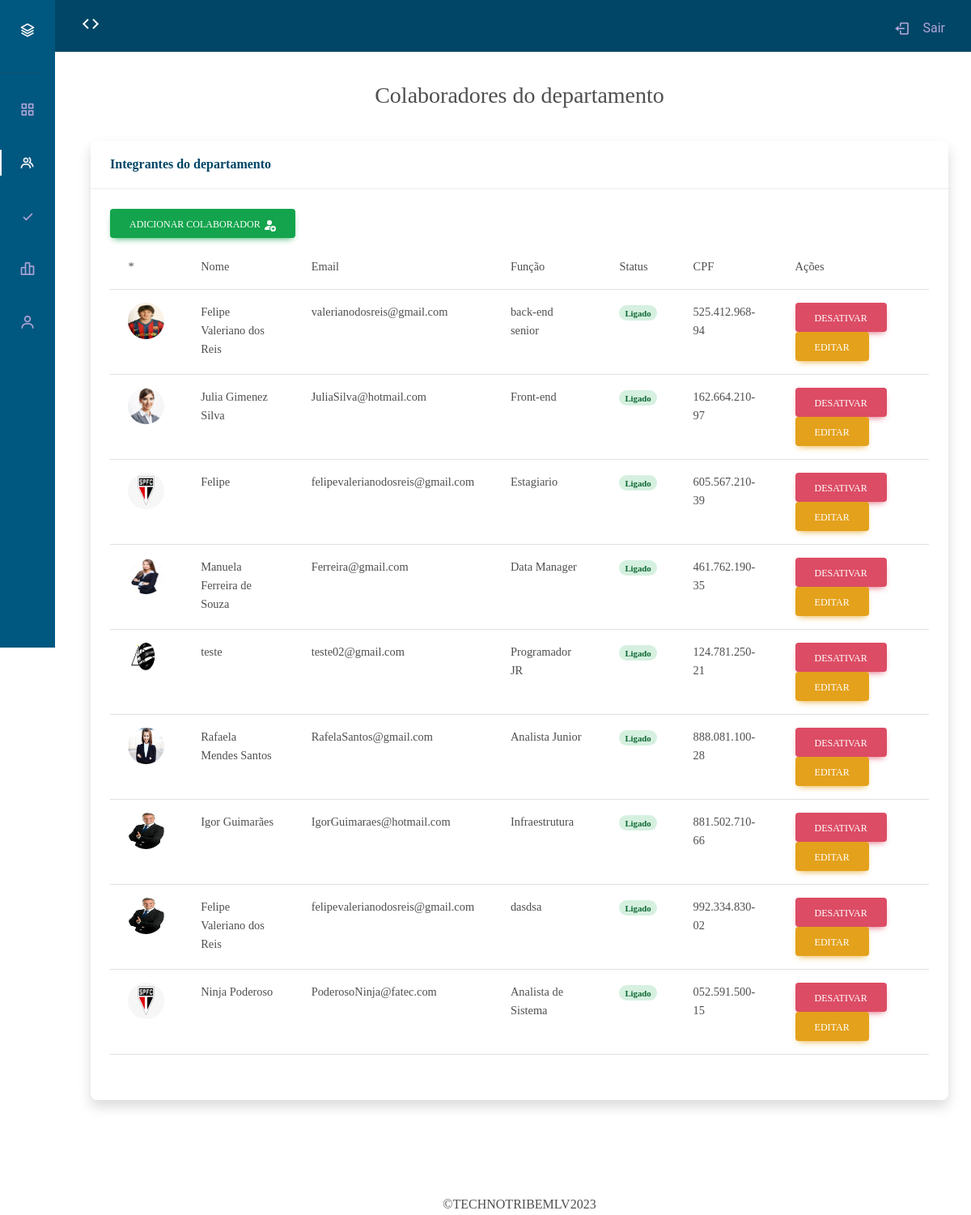
Page /GESTOR/COLEGAS/colegas.php (signed in) on the committed database.
### tables this page shows
CREATE TABLE `tb_colaborador` (
  `idTB_Colaborador` int NOT NULL,
  `TB_Gestor_idTB_Gestor` int NOT NULL,
  `Colaborador_Nome` varchar(30) DEFAULT NULL,
  `Colaborador_CPF` varchar(14) DEFAULT NULL,
  `Colaborador_Email` varchar(35) DEFAULT NULL,
  `Colaborador_Nascimento` date DEFAULT NULL,
  `Colaborador_Telefone` varchar(15) DEFAULT NULL,
  `Colaborador_Adimissao` date DEFAULT NULL,
  `Colaborador_Senha` varchar(25) DEFAULT NULL,
  `Colaborador_Status` tinyint(1) DEFAULT NULL,
  `Colaborador_Foto` varchar(255) DEFAULT NULL,
  `Colaborador_Funcao` varchar(20) DEFAULT NULL
);

### GESTOR/COLEGAS/colegas.php (the view, shortened to what this page needs)
<?php
include '../../ConexaoPHP/conexao.php';
$cpf = $_SESSION['cpf'];
$procedure = "select idTB_Gestor, Gestor_Foto from TB_Gestor where Gestor_CPF = '$cpf'";
$sql = mysqli_query($conn, $procedure) or die(mysqli_error($conn));
while ($dados = mysqli_fetch_assoc($sql)) {
    $idTB_Gestor = $dados['idTB_Gestor'];
}
?>
<!DOCTYPE html>
<html lang="en">
<head>
    <link rel="stylesheet" href="https://cdn.jsdelivr.net/npm/bootstrap@5.0.0-beta1/dist/css/bootstrap.min.css">
    <link rel="stylesheet" href="https://cdn.jsdelivr.net/npm/boxicons@latest/css/boxicons.min.css">
    <link rel="stylesheet" href="assets/bootstrap/css/side.css">
    <link rel="stylesheet" href="assets/fonts/fontawesome-all.min.css">
    <link href="https://cdnjs.cloudflare.com/ajax/libs/mdb-ui-kit/6.4.2/mdb.min.css" rel="stylesheet"/>
</head>
<body id="body-pd">
    <header class="header" id="header">
        <div style="color: white;" class="header_toggle "> <i class='bx bx-expand-horizontal' id="header-toggle"></i> </div>
        <a href="../../LOGOFF/verifica_autenticacao.php" id="btn-sair" class="nav_link"> <i class='bx bx-log-out nav_icon'></i> <span class="nav_name">Sair</span> </a>
    </header>
    <main>
        <div class="l-navbar" id="nav-bar">
            <nav class="nav">
                <div> <a href="#" class="nav_logo"> <i class='bx bx-layer nav_logo-icon' ></i> <span class="nav_logo-name">Autorating</span> </a>
                    <hr>
                    <div class="nav_list mt-4">
                        <a href="../MENU/menu.php" class="nav_link"> <i class='bx bx-grid-alt nav_icon'></i> <span class="nav_name">Menu</span> </a>
                        <a href="../COLEGAS/colegas.php" class="nav_link active" > <i class='bx bx-group nav_icon'></i> <span class="nav_name">Meu departamento</span> </a>
                        <a href="../PESQUISAS/Base/Pesquisas.php" class="nav_link"> <i class='bx bx-check nav_icon'></i> <span class="nav_name">Realizadas</span> </a>
                        <a href="../DASHBOARD/Dashboard.php" class="nav_link"> <i class='bx bx-bar-chart-alt-2 nav_icon'></i> <span class="nav_name">Dashboard</span> </a>
                        <a href="../PROFILE/profile.php" class="nav_link"> <i class='bx bx-user nav_icon'></i> <span class="nav_name">Dados Pessoais</span> </a>
                    </div>
                </div>
            </nav>
        </div>
        <main>
        <br>
        <br>
        <br>
            <blockquote class="blockquote text-center">
                <h3 class="mb-1 p-4">Colaboradores do departamento</h3>
            </blockquote>
            <div id="wrapper mb- p-4">
                <div class="d-flex flex-column" id="content-wrapper">
                    <div id="content">
                        <div class="container-fluid">
                            <div class="card shadow">
                                <div class="card-header py-3">
                                    <p class=" m-0 fw-bold" style=" color: rgb(1, 70, 102);">Integrantes do departamento</p>
                                </div>
                                <div class="card-body">
                                    <div class="row">
                                        <div class="col-md-6 text-nowrap">
                                            <a href="CRUD_colegas/teladeinsert.php"><button type="button" class="btn btn-success">Adicionar colaborador
                                            </button></a>
                                        </div>
                                        <div class="col-md-6">
                                        </div>
                                    </div>
                                    <div class="table-responsive table mt-2" id="dataTable" role="grid" aria-describedby="dataTable_info">
                                        <table class="table">
                                            <thead>
                                                <tr>
                                                    <th scope="col">*</th>
                                                    <th scope="col">Nome</th>
                                                    <th scope="col">Email</th>
                                                    <th scope="col">Função</th>
                                                    <th scope="col">Status</th>
                                                    <th scope="col">CPF</th>
                                                    <th scope="col">Ações</th>
                                                </tr>
                                            </thead>
                                            <tbody>
                                                <?php
                                                include '../../ConexaoPHP/conexao.php';
                                                $procedure = "select * from TB_Colaborador where TB_Gestor_idTB_Gestor = '$idTB_Gestor';";
                                                $sql = mysqli_query($conn, $procedure) or die(mysqli_error($conn));
                                                while ($dados = mysqli_fetch_assoc($sql)){
                                                    $idTB_Colaborador = $dados['idTB_Colaborador'];
                                                    $nome = $dados['Colaborador_Nome'];
                                                    $email = $dados['Colaborador_Email'];
                                                    $funcao = $dados['Colaborador_Funcao'];
                                                    $status = $dados['Colaborador_Status'];
                                                    $cpf = $dados['Colaborador_CPF'];
                                                    $foto = $dados['Colaborador_Foto'];
                                                ?>
                                                <?php
                                                    if($status==1){
                                                        $situação = "Ligado";
                                                        $btnstatus = "Desativar";
                                                    }else{
                                                        $situação = "Desligado" ;
                                                        $btnstatus = "Ativar";
                                                    }
                                                    ?>
                                                <tr>
                                                    <td><img src="CRUD_colegas/<?php echo $foto ?>" alt="" style="width: 45px; height: 45px" class="rounded-circle" /></td>
                                                    <td><?php echo $nome ?></td>
                                                    <td><?php echo $email ?></td>
                                                    <td><?php echo $funcao ?></td>
                                                    <td><span class="badge badge-success rounded-pill d-inline"><?php echo $situação ?></span></td>
                                                    <td><?php echo $cpf ?></td>
                                                    <td>
                                                      <a class="btn btn-danger delete-button" data-bs-toggle="modal" data-bs-target="#DeleteModal<?php echo $idTB_Colaborador?>" data-id="<?php echo $idTB_Colaborador?>"><?php echo $btnstatus ?></a>
                                                            <a class="btn btn-warning" href="CRUD_colegas/tela_update.php?idTB_Colaborador=<?php echo $idTB_Colaborador?>">Editar</a>
                                                    </td>
                                                </tr>
                                                <?php } ?>
                                            </tbody>
                                        </table>
                                    </div>
                                </div>
                            </div>
                        </div>
                    </div>
                    <footer class="sticky-footer">
                        <div class="container my-auto">
                            <div class="text-center my-auto copyright"><span>©TECHNOTRIBEMLV2023</span></div>
                        </div>
                    </footer>
                </div>
            </div>
        </main>
    </main>
</body>
</html>

### rows in the picture
tb_colaborador: Colaborador_Foto (picture), Colaborador_Nome "Felipe Valeriano dos Reis", Colaborador_Email "valerianodosreis@gmail.com", Colaborador_Funcao "back-end senior", Colaborador_Status "Ligado", Colaborador_CPF "525.412.968-94", Colaborador_Status "DESATIVAR"
tb_colaborador: Colaborador_Foto (picture), Colaborador_Nome "Julia Gimenez Silva", Colaborador_Email "JuliaSilva@hotmail.com", Colaborador_Funcao "Front-end", Colaborador_Status "Ligado", Colaborador_CPF "162.664.210-97", Colaborador_Status "DESATIVAR"
tb_colaborador: Colaborador_Foto (picture), Colaborador_Nome "Felipe", Colaborador_Email "felipevalerianodosreis@gmail.com", Colaborador_Funcao "Estagiario", Colaborador_Status "Ligado", Colaborador_CPF "605.567.210-39", Colaborador_Status "DESATIVAR"
tb_colaborador: Colaborador_Foto (picture), Colaborador_Nome "Manuela Ferreira de Souza", Colaborador_Email "Ferreira@gmail.com", Colaborador_Funcao "Data Manager", Colaborador_Status "Ligado", Colaborador_CPF "461.762.190-35", Colaborador_Status "DESATIVAR"
tb_colaborador: Colaborador_Foto (picture), Colaborador_Nome "teste", Colaborador_Email "teste02@gmail.com", Colaborador_Funcao "Programador JR", Colaborador_Status "Ligado", Colaborador_CPF "124.781.250-21", Colaborador_Status "DESATIVAR"
tb_colaborador: Colaborador_Foto (picture), Colaborador_Nome "Rafaela Mendes Santos", Colaborador_Email "RafelaSantos@gmail.com", Colaborador_Funcao "Analista Junior", Colaborador_Status "Ligado", Colaborador_CPF "888.081.100-28", Colaborador_Status "DESATIVAR"
tb_colaborador: Colaborador_Foto (picture), Colaborador_Nome "Igor Guimarães", Colaborador_Email "IgorGuimaraes@hotmail.com", Colaborador_Funcao "Infraestrutura", Colaborador_Status "Ligado", Colaborador_CPF "881.502.710-66", Colaborador_Status "DESATIVAR"
tb_colaborador: Colaborador_Foto (picture), Colaborador_Nome "Felipe Valeriano dos Reis", Colaborador_Email "felipevalerianodosreis@gmail.com", Colaborador_Funcao "dasdsa", Colaborador_Status "Ligado", Colaborador_CPF "992.334.830-02", Colaborador_Status "DESATIVAR"
tb_colaborador: Colaborador_Foto (picture), Colaborador_Nome "Ninja Poderoso", Colaborador_Email "PoderosoNinja@fatec.com", Colaborador_Funcao "Analista de Sistema", Colaborador_Status "Ligado", Colaborador_CPF "052.591.500-15", Colaborador_Status "DESATIVAR"
